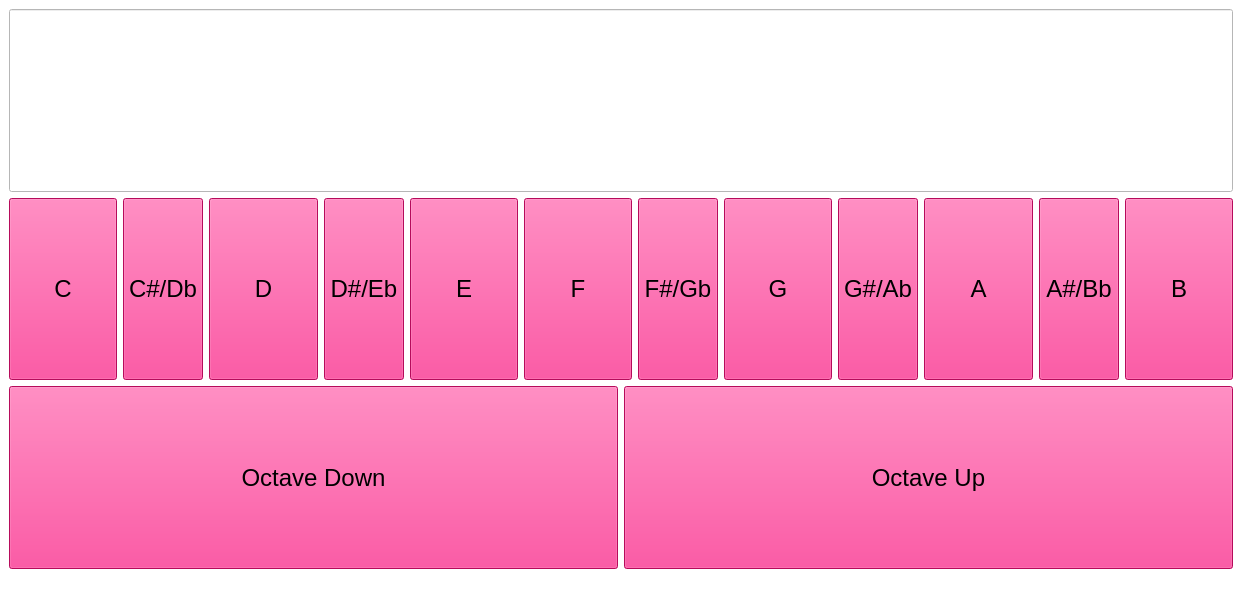
<?xml version="1.0" encoding="UTF-8"?>
<ui version="4.0">
 <class>MainWindow</class>
 <widget class="QMainWindow" name="MainWindow">
  <property name="geometry">
   <rect>
    <x>0</x>
    <y>0</y>
    <width>1242</width>
    <height>600</height>
   </rect>
  </property>
  <property name="windowTitle">
   <string>MainWindow</string>
  </property>
  <property name="styleSheet">
   <string notr="true">QWidget
{
background-color: rgb(255, 255, 255);
} 

QPushButton
{
font: 18pt;
background-color: rgb(255, 15, 127);
}

QPushButton:pressed 
{ 
background-color: green; 
}


</string>
  </property>
  <widget class="QWidget" name="centralwidget">
   <layout class="QVBoxLayout" name="verticalLayout">
    <item>
     <widget class="QLineEdit" name="noteNameA">
      <property name="sizePolicy">
       <sizepolicy hsizetype="Expanding" vsizetype="Expanding">
        <horstretch>0</horstretch>
        <verstretch>0</verstretch>
       </sizepolicy>
      </property>
      <property name="styleSheet">
       <string notr="true">QLineEdit:
{
color: white;
}</string>
      </property>
     </widget>
    </item>
    <item>
     <layout class="QHBoxLayout" name="horizontalLayout">
      <item>
       <widget class="QPushButton" name="ckey">
        <property name="sizePolicy">
         <sizepolicy hsizetype="Expanding" vsizetype="Expanding">
          <horstretch>2</horstretch>
          <verstretch>0</verstretch>
         </sizepolicy>
        </property>
        <property name="text">
         <string>C</string>
        </property>
       </widget>
      </item>
      <item>
       <widget class="QPushButton" name="c#key">
        <property name="sizePolicy">
         <sizepolicy hsizetype="Expanding" vsizetype="Expanding">
          <horstretch>1</horstretch>
          <verstretch>0</verstretch>
         </sizepolicy>
        </property>
        <property name="text">
         <string>C#/Db</string>
        </property>
       </widget>
      </item>
      <item>
       <widget class="QPushButton" name="dkey">
        <property name="sizePolicy">
         <sizepolicy hsizetype="Expanding" vsizetype="Expanding">
          <horstretch>2</horstretch>
          <verstretch>0</verstretch>
         </sizepolicy>
        </property>
        <property name="text">
         <string>D</string>
        </property>
       </widget>
      </item>
      <item>
       <widget class="QPushButton" name="d#key">
        <property name="sizePolicy">
         <sizepolicy hsizetype="Expanding" vsizetype="Expanding">
          <horstretch>1</horstretch>
          <verstretch>0</verstretch>
         </sizepolicy>
        </property>
        <property name="text">
         <string>D#/Eb</string>
        </property>
       </widget>
      </item>
      <item>
       <widget class="QPushButton" name="ekey">
        <property name="sizePolicy">
         <sizepolicy hsizetype="Expanding" vsizetype="Expanding">
          <horstretch>2</horstretch>
          <verstretch>0</verstretch>
         </sizepolicy>
        </property>
        <property name="text">
         <string>E</string>
        </property>
       </widget>
      </item>
      <item>
       <widget class="QPushButton" name="fkey">
        <property name="sizePolicy">
         <sizepolicy hsizetype="Expanding" vsizetype="Expanding">
          <horstretch>2</horstretch>
          <verstretch>0</verstretch>
         </sizepolicy>
        </property>
        <property name="text">
         <string>F</string>
        </property>
       </widget>
      </item>
      <item>
       <widget class="QPushButton" name="f#key">
        <property name="sizePolicy">
         <sizepolicy hsizetype="Expanding" vsizetype="Expanding">
          <horstretch>1</horstretch>
          <verstretch>0</verstretch>
         </sizepolicy>
        </property>
        <property name="text">
         <string>F#/Gb</string>
        </property>
       </widget>
      </item>
      <item>
       <widget class="QPushButton" name="gkey">
        <property name="sizePolicy">
         <sizepolicy hsizetype="Expanding" vsizetype="Expanding">
          <horstretch>2</horstretch>
          <verstretch>0</verstretch>
         </sizepolicy>
        </property>
        <property name="text">
         <string>G</string>
        </property>
       </widget>
      </item>
      <item>
       <widget class="QPushButton" name="g#key">
        <property name="sizePolicy">
         <sizepolicy hsizetype="Expanding" vsizetype="Expanding">
          <horstretch>1</horstretch>
          <verstretch>0</verstretch>
         </sizepolicy>
        </property>
        <property name="text">
         <string>G#/Ab</string>
        </property>
       </widget>
      </item>
      <item>
       <widget class="QPushButton" name="akey">
        <property name="sizePolicy">
         <sizepolicy hsizetype="Expanding" vsizetype="Expanding">
          <horstretch>2</horstretch>
          <verstretch>0</verstretch>
         </sizepolicy>
        </property>
        <property name="text">
         <string>A</string>
        </property>
       </widget>
      </item>
      <item>
       <widget class="QPushButton" name="a#key">
        <property name="sizePolicy">
         <sizepolicy hsizetype="Expanding" vsizetype="Expanding">
          <horstretch>1</horstretch>
          <verstretch>0</verstretch>
         </sizepolicy>
        </property>
        <property name="text">
         <string>A#/Bb</string>
        </property>
       </widget>
      </item>
      <item>
       <widget class="QPushButton" name="bkey">
        <property name="sizePolicy">
         <sizepolicy hsizetype="Expanding" vsizetype="Expanding">
          <horstretch>2</horstretch>
          <verstretch>0</verstretch>
         </sizepolicy>
        </property>
        <property name="text">
         <string>B</string>
        </property>
       </widget>
      </item>
     </layout>
    </item>
    <item>
     <layout class="QHBoxLayout" name="horizontalLayout_2">
      <property name="sizeConstraint">
       <enum>QLayout::SetDefaultConstraint</enum>
      </property>
      <item>
       <widget class="QPushButton" name="octaveDown">
        <property name="sizePolicy">
         <sizepolicy hsizetype="MinimumExpanding" vsizetype="MinimumExpanding">
          <horstretch>0</horstretch>
          <verstretch>0</verstretch>
         </sizepolicy>
        </property>
        <property name="text">
         <string>Octave Down</string>
        </property>
       </widget>
      </item>
      <item>
       <widget class="QPushButton" name="octaveUp">
        <property name="sizePolicy">
         <sizepolicy hsizetype="MinimumExpanding" vsizetype="MinimumExpanding">
          <horstretch>0</horstretch>
          <verstretch>0</verstretch>
         </sizepolicy>
        </property>
        <property name="text">
         <string>Octave Up</string>
        </property>
       </widget>
      </item>
     </layout>
    </item>
   </layout>
  </widget>
  <widget class="QMenuBar" name="menubar">
   <property name="geometry">
    <rect>
     <x>0</x>
     <y>0</y>
     <width>1242</width>
     <height>22</height>
    </rect>
   </property>
  </widget>
  <widget class="QStatusBar" name="statusbar"/>
 </widget>
 <resources/>
 <connections/>
</ui>
